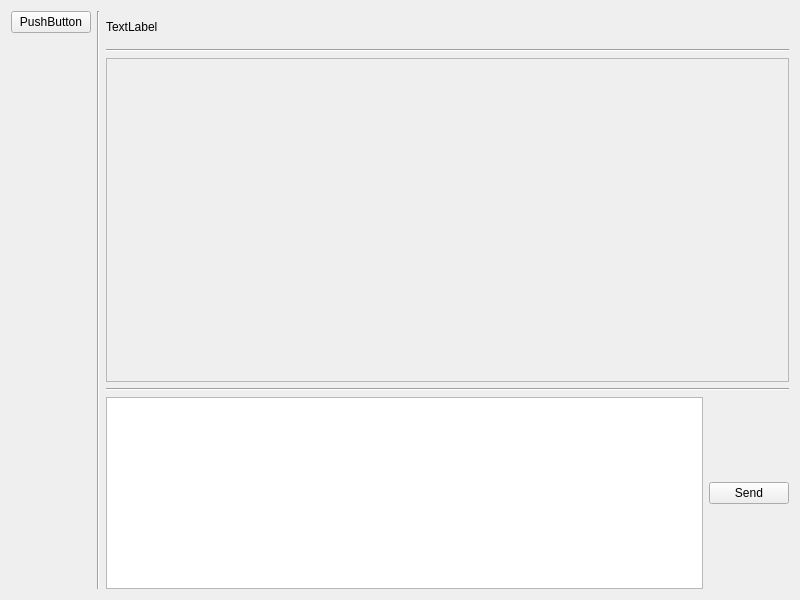
<?xml version="1.0" encoding="UTF-8"?>
<ui version="4.0">
 <class>MainWidget</class>
 <widget class="QWidget" name="MainWidget">
  <property name="geometry">
   <rect>
    <x>0</x>
    <y>0</y>
    <width>800</width>
    <height>600</height>
   </rect>
  </property>
  <property name="windowTitle">
   <string>MainWidget</string>
  </property>
  <layout class="QVBoxLayout" name="verticalLayout">
   <item>
    <layout class="QHBoxLayout" name="horizontalLayout">
     <item>
      <layout class="QVBoxLayout" name="verticalLayout_2">
       <property name="spacing">
        <number>6</number>
       </property>
       <property name="sizeConstraint">
        <enum>QLayout::SizeConstraint::SetMinimumSize</enum>
       </property>
       <item>
        <widget class="QPushButton" name="pushButton">
         <property name="sizePolicy">
          <sizepolicy hsizetype="Minimum" vsizetype="Fixed">
           <horstretch>0</horstretch>
           <verstretch>0</verstretch>
          </sizepolicy>
         </property>
         <property name="text">
          <string>PushButton</string>
         </property>
        </widget>
       </item>
       <item>
        <layout class="QVBoxLayout" name="verticalLayout_3"/>
       </item>
       <item>
        <spacer name="verticalSpacer">
         <property name="orientation">
          <enum>Qt::Orientation::Vertical</enum>
         </property>
         <property name="sizeHint" stdset="0">
          <size>
           <width>20</width>
           <height>40</height>
          </size>
         </property>
        </spacer>
       </item>
      </layout>
     </item>
     <item>
      <widget class="Line" name="line_2">
       <property name="orientation">
        <enum>Qt::Orientation::Vertical</enum>
       </property>
      </widget>
     </item>
     <item>
      <layout class="QVBoxLayout" name="verticalLayout_4">
       <property name="sizeConstraint">
        <enum>QLayout::SizeConstraint::SetMaximumSize</enum>
       </property>
       <item>
        <widget class="QLabel" name="label">
         <property name="sizePolicy">
          <sizepolicy hsizetype="Preferred" vsizetype="Preferred">
           <horstretch>0</horstretch>
           <verstretch>1</verstretch>
          </sizepolicy>
         </property>
         <property name="text">
          <string>TextLabel</string>
         </property>
        </widget>
       </item>
       <item>
        <widget class="Line" name="line">
         <property name="orientation">
          <enum>Qt::Orientation::Horizontal</enum>
         </property>
        </widget>
       </item>
       <item>
        <widget class="QScrollArea" name="scrollArea">
         <property name="sizePolicy">
          <sizepolicy hsizetype="Expanding" vsizetype="Expanding">
           <horstretch>0</horstretch>
           <verstretch>10</verstretch>
          </sizepolicy>
         </property>
         <property name="widgetResizable">
          <bool>true</bool>
         </property>
         <widget class="QWidget" name="scrollAreaWidgetContents">
          <property name="geometry">
           <rect>
            <x>0</x>
            <y>0</y>
            <width>679</width>
            <height>320</height>
           </rect>
          </property>
          <layout class="QVBoxLayout" name="verticalLayout_6">
           <item>
            <layout class="QVBoxLayout" name="VB_MessageList"/>
           </item>
          </layout>
         </widget>
        </widget>
       </item>
       <item>
        <widget class="Line" name="line_3">
         <property name="orientation">
          <enum>Qt::Orientation::Horizontal</enum>
         </property>
        </widget>
       </item>
       <item>
        <layout class="QHBoxLayout" name="horizontalLayout_2">
         <property name="spacing">
          <number>6</number>
         </property>
         <property name="sizeConstraint">
          <enum>QLayout::SizeConstraint::SetDefaultConstraint</enum>
         </property>
         <property name="topMargin">
          <number>0</number>
         </property>
         <item>
          <widget class="QTextEdit" name="ET_Text"/>
         </item>
         <item>
          <widget class="QPushButton" name="BTN_Send">
           <property name="text">
            <string>Send</string>
           </property>
          </widget>
         </item>
        </layout>
       </item>
      </layout>
     </item>
    </layout>
   </item>
  </layout>
 </widget>
 <resources/>
 <connections/>
</ui>
